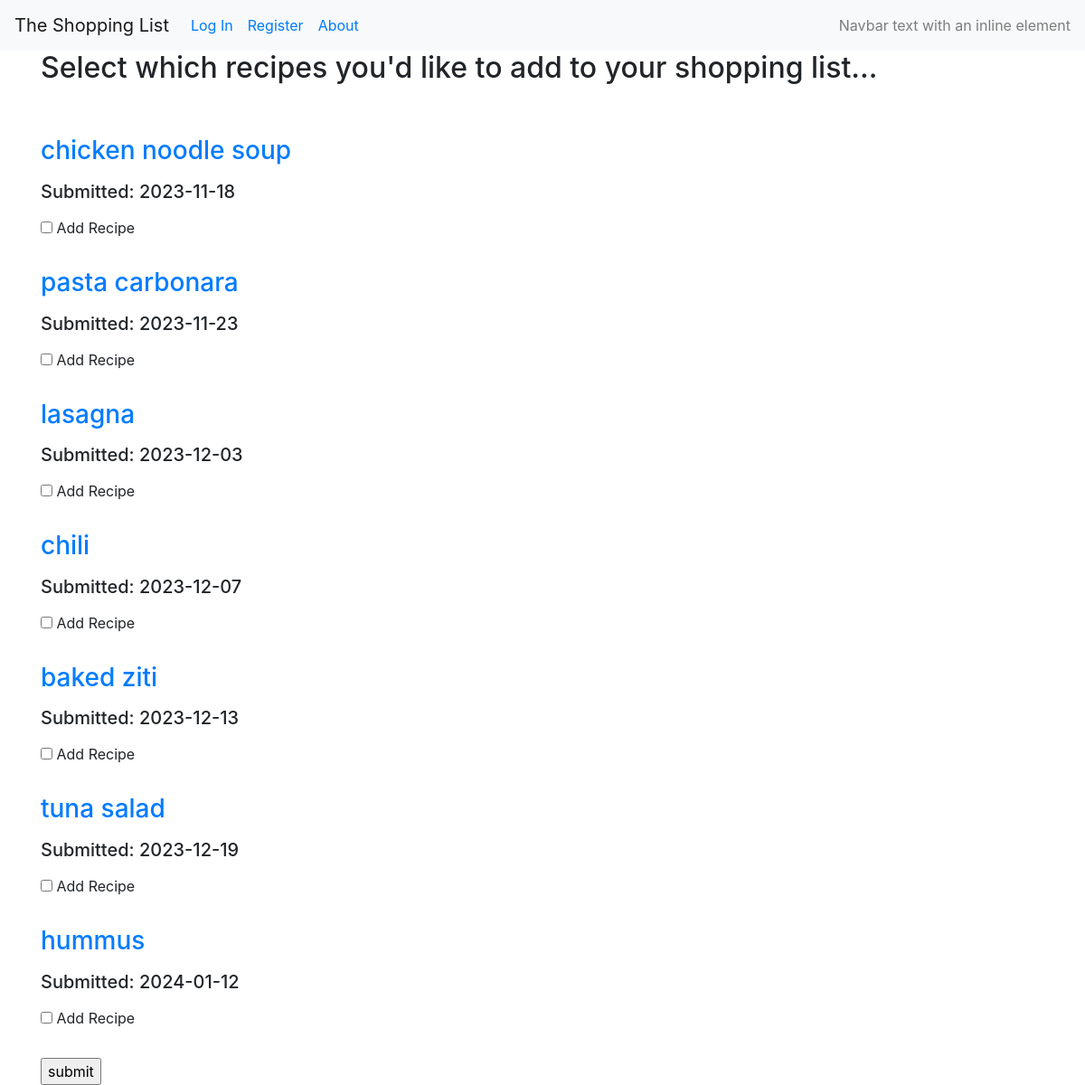
/recipes/generatelist/one, run on the app's committed database.
### crud_recipe/models.py (models this page shows, shortened)
@dataclass
class Recipe(db.Model):
    __tablename__ = 'recipes'
    id = db.Column(db.Integer(), primary_key=True)
    name = db.Column(db.String(100))
    user_id = db.Column(db.Integer, db.ForeignKey('users.id'))
    date = db.Column(db.DateTime, nullable=False, default=datetime.utcnow)

### crud_recipe/recipes/views.py (the view)
@recipe_views.route("/generatelist/<username>")
def generate_shopping_list(username):
    user = User.query.filter_by(username=username).first_or_404()
    recipes = Recipe.query.filter_by(user_id=user.id).all()
    return render_template('generate_shopping_list.html', recipes=recipes)

### crud_recipe/templates/generate_shopping_list.html
{% extends "base.html" %}
{% block content %}
<h2>Select which recipes you'd like to add to your shopping list...</h2>
<br>
<br>
<form action="{{ url_for('users.generate_shopping_list', username=current_user.username) }}" method="post" class="form-example">
{% for recipe in recipes %}
    <div>
        <label for="recipe name"><h3><a href="{{ url_for('recipes.recipe_view', recipe_id=recipe.id) }}">{{ recipe.name }}</a></h3></label>
        <br>
        <label for="recipe submit date"><h5> Submitted: {{ recipe.date.strftime('%Y-%m-%d') }} </h5></label>
    </div>
    <div>
        <input type="checkbox" id="add recipe box" name="{{ recipe.id }}" />
        <label for="adding recipe">Add Recipe</label>
    </div>
    <br>
{% endfor %}
    <div class="form-example">
    <input type="submit" value="submit" />
    </div>
</form>
{% endblock %}

### data on the page
Recipe: name "chicken noodle soup", date "2023-11-18"
Recipe: name "pasta carbonara", date "2023-11-23"
Recipe: name "lasagna", date "2023-12-03"
Recipe: name "chili", date "2023-12-07"
Recipe: name "baked ziti", date "2023-12-13"
Recipe: name "tuna salad", date "2023-12-19"
Recipe: name "hummus", date "2024-01-12"
